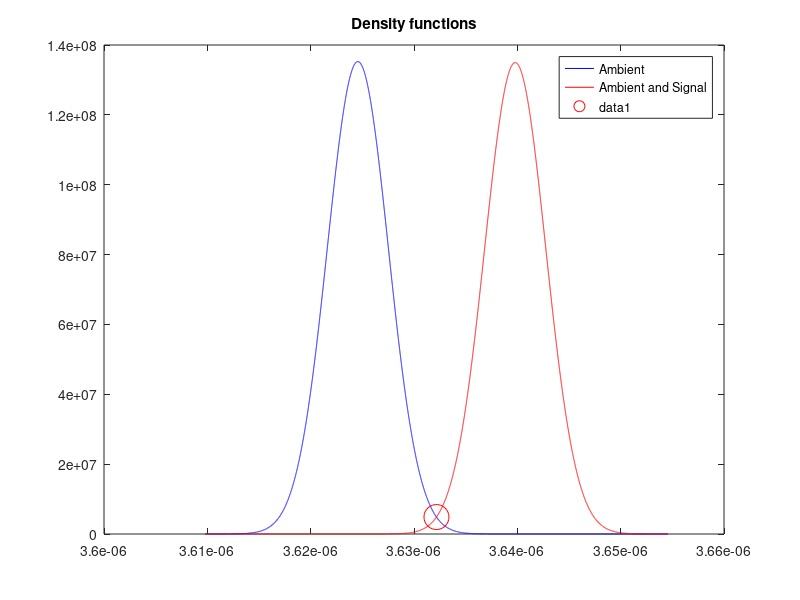

MATLAB code to generate this figure:
close all
format long g
%% Transmitter Info
power_src = 3.3; % watt
irradiance_ambient = 10; % watt / m^2 Sunlight = 1000
clock_rate = 15e6; % From IEEE Spec
wavelength = 600e-9; % 590-610 nm based on Cree Spec

%% Reciever Info
sampling_rate = 1; % per clock pulse
sampling_time = 1 / (sampling_rate * clock_rate);
% With that clock rate, lets use RS(64, 32)
% which should give us a 6mb/s data rate.
area = 1e-6; % 1 mm^2
quantum_efficiency = 0.75; % Generally 50-90%. Not a huge factor

dist = 5; % meters (Transmitter to Reciever)
%% Constants
h = 6.626068e-34; % Planks constant
c = 299792458; % m/s Speed of Light

energy_photon = (h * c) / wavelength;
%% General Functions
% From Lambertian Source
intensity = @(power) power/pi;
irradiance = @(intensity, distance) intensity / (distance^2);
detected_power = @(irradiance, area) irradiance * area;

n_photons = @(p_detected) ( p_detected * sampling_time) / energy_photon;
n_electrons = @(p_detected) quantum_efficiency * n_photons(p_detected);

%% Noise Functions
current = @(p_detected) n_electrons(p_detected) / sampling_time;
sigma = @(p_detected) sqrt(n_electrons(p_detected)) / sampling_time;

%% Calculations
t_intensity = intensity(power_src);
t_irradiance = irradiance(t_intensity, dist);
p_detect = detected_power(t_irradiance, area);

p_ambient_detect = detected_power(irradiance_ambient, area);

% Just Noise
ambient = current(p_ambient_detect); % In electrons
ambient_var = sigma(p_ambient_detect); % In electrons

ambient_and_signal = current(p_ambient_detect + p_detect); % In electrons
ambient_and_signal_var = sigma(p_ambient_detect + p_detect); % In electrons

mu1 = ambient / 6.25e18; % Current
sigma1 = ambient_var / 6.25e18; % Current

mu2 = ambient_and_signal / 6.25e18; % Current
sigma2 = ambient_and_signal_var / 6.25e18; % Current

%% Plot these two.
x = (min(mu1, mu2) - max(sigma1, sigma2) * 5):(min(sigma1, sigma2) / 1000):(max(mu1, mu2) + max(sigma1, sigma2) * 5);
y1 = pdf('normal', x, mu1, sigma1);
y2 = pdf('normal', x, mu2, sigma2);
plot(x, y1, 'b')
hold on 
plot(x, y2, 'r')
legend('Ambient', 'Ambient and Signal')
title('Density functions')
hold on

%% Find intersection of two PDFs
idx = find(y1 - y2 < 1e-5, 1); % Index of coordinate in array
px = x(idx);
py = y1(idx);

plot(px, py, 'ro', 'MarkerSize', 18)

%% Now calculate Error
cdf1 = cdf('normal', x, mu1, sigma1);
cdf2 = cdf('normal', x, mu2, sigma2);

left_error = 1 - cdf1(idx);
right_error = cdf2(idx);

prob_error = left_error + right_error;

% QUESTION: Probability of error seems very very low
sprintf('Distance: %f Meters', dist)
sprintf('Source Power: %f Watts', power_src)
sprintf('Ambient Irradiance %f W/m^2', irradiance_ambient)
sprintf('Chance of error: %f%%', prob_error * 100)